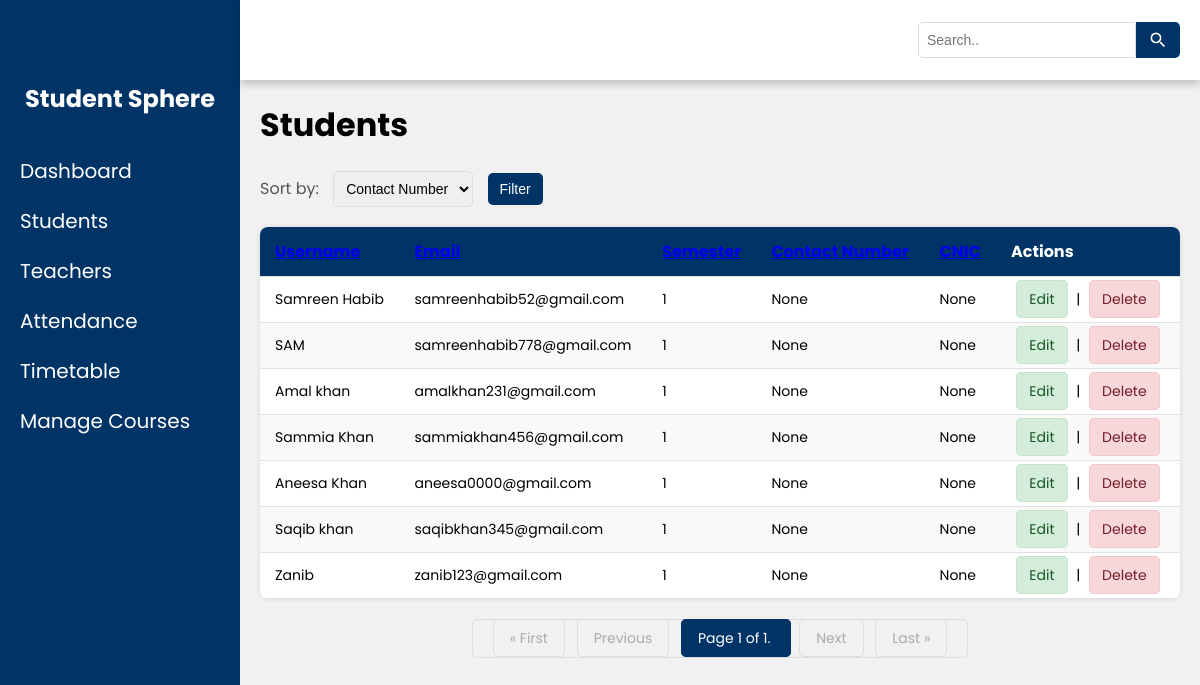
Screenshot of /students/?sort=contact_number with the database file from the repository.
### student_management_app/models.py (models this page shows, shortened)
class StudentProfile(models.Model):
    user = models.OneToOneField(
        settings.AUTH_USER_MODEL,
        on_delete=models.CASCADE,
        related_name='student_profile'  # Added related name
    )
    semester = models.IntegerField(
        choices=[(i, f'Semester {i}') for i in range(1, 9)]
    )
    contact_number = models.CharField(max_length=20, blank=True, null=True)
    cnic = models.CharField(max_length=15, blank=True, null=True)

class UserProfile(AbstractUser):
    ROLE_CHOICES = [
        ('student', 'Student'),
        ('teacher', 'Teacher'),
        ('admin', 'Admin'),
    ]
    role = models.CharField(max_length=10, choices=ROLE_CHOICES, default='student')

### student_management_app/views.py (the view, shortened to what this page needs)
# urls.py: path('students/', views.student_list, name='student_list'), # Corrected line
def student_list(request):  # Make sure this function exists and is named correctly
    students = StudentProfile.objects.all()
    search_term = request.GET.get('search')
    sort_by = request.GET.get('sort')
    if sort_by:
        if sort_by == 'user__username':
            students = students.order_by('user__username')
        elif sort_by == 'user__email':
            students = students.order_by('user__email')
        elif sort_by == 'semester':
            students = students.order_by('semester')
        elif sort_by == 'contact_number':
            students = students.order_by('contact_number')
        elif sort_by == 'cnic':
            students = students.order_by('cnic')
        else:
            students = students.order_by('pk')  # default sort
    else:
        students = students.order_by('pk')
    paginator = Paginator(students, 10)
    page_number = request.GET.get('page')
    try:
        page_obj = paginator.get_page(page_number)
    except PageNotAnInteger:
        page_obj = paginator.get_page(1)
    except EmptyPage:
        page_obj = paginator.get_page(paginator.num_pages)
    context = {
        'page_obj': page_obj,
        'search_term': search_term,
        'sort_by': sort_by,
    }
    return render(request, 'admin_students.html', context)

### student_management_app/context_processors.py (called while the page is built)
def user_role_processor(request):
    user_role = None
    if request.user.is_authenticated:
        user_role = getattr(request.user, 'role', 'Role_Attribute_Missing_In_Model')
        logger.info(f"Context Processor: User '{request.user.username}' is authenticated. Role found: '{user_role}'")
    else:
        logger.info("Context Processor: User is NOT authenticated.")
    return {'user_role': user_role}

### student_management_app/templates/admin_students.html (shortened to what this page needs)
<!DOCTYPE html>
<html lang="en">
<head>
    <link rel="stylesheet" href="/static/css/style4.css">
</head>
<body>
    <div class="side-menu">
        <br><br>
        <div class="fyp-name">
            <h2>Student Sphere</h2>
        </div>
        <ul>
            <li><a href="{% url 'admin_panel' %}">Dashboard</a></li>
            <li class="active">Students</li>
            <li><a href="{% url 'teacher_list' %}">Teachers</a></li>
            <li><a href="/selectsem/">Attendance</a></li>
            <li class="dropdown">
                <a href="{% url 'admin_timetable' %}">Timetable</a>
            </li>
            <li><a href="{% url 'admin_courses' %}">Manage Courses</a></li>
        </ul>
    </div>
    <div class="container">
        <div class="header">
            <div class="nav">
                <div class="search">
                    <form method="GET" action="{% url 'student_list' %}">
                        <input type="text" name="search" placeholder="Search.." value="{% if search_term %}{{ search_term }}{% endif %}">
                        <button type="submit"><img src="/static/images/search.png/" alt=""></button>
                    </form>
                </div>
            </div>
        </div>
        <div class="content">
            <h1>Students</h1>
            <div class="sorting-options">
                <form method="GET" action="{% url 'student_list' %}">
                    <label for="sort">Sort by:</label>
                    <select name="sort" id="sort">
                        <option value="contact_number" {% if sort_by == 'contact_number' %}selected{% endif %}>Contact Number</option>
                    </select>
                    <button type="submit">Filter</button>
                </form>
            </div>
            <table>
                <thead>
                    <tr>
                        <th><a href="{% url 'student_list' %}?sort=user__username{% if search_term %}&search={{ search_term }}{% endif %}">Username</a></th>
                        <th><a href="{% url 'student_list' %}?sort=user__email{% if search_term %}&search={{ search_term }}{% endif %}">Email</a></th>
                        <th><a href="{% url 'student_list' %}?sort=semester{% if search_term %}&search={{ search_term }}{% endif %}">Semester</a></th>
                        <th><a href="{% url 'student_list' %}?sort=contact_number{% if search_term %}&search={{ search_term }}{% endif %}">Contact Number</a></th>
                        <th><a href="{% url 'student_list' %}?sort=cnic{% if search_term %}&search={{ search_term }}{% endif %}">CNIC</a></th>
                        <th>Actions</th>
                    </tr>
                </thead>
                <tbody>
                    {% for student_profile in page_obj %}
                    <tr>
                        <td>{{ student_profile.user.username }}</td>
                        <td>{{ student_profile.user.email }}</td>
                        <td>{{ student_profile.semester }}</td>
                        <td>{{ student_profile.contact_number }}</td>
                        <td>{{ student_profile.cnic }}</td>
                        <td>
                            <a href="{% url 'student_edit' student_profile.user.pk %}">Edit</a> |
                            <a href="{% url 'student_delete' student_profile.user.pk %}" onclick="confirmDelete(event, '{% url 'student_delete' student_profile.user.pk %}')">Delete</a>
                        </td>
                    </tr>
                    {% empty %}
                    <tr><td colspan="6">No students found.</td></tr>
                    {% endfor %}
                </tbody>
            </table>
            <div class="pagination">
                <span class="step-links">
                    {% if page_obj.has_previous %}
                        <a href="?page=1{% if search_term %}&search={{ search_term }}{% endif %}{% if sort_by %}&sort={{ sort_by }}{% endif %}">&laquo; First</a>
                        <a href="?page={{ page_obj.previous_page_number }}{% if search_term %}&search={{ search_term }}{% endif %}{% if sort_by %}&sort={{ sort_by }}{% endif %}">Previous</a>
                    {% else %}
                        <span class="disabled">&laquo; First</span>
                        <span class="disabled">Previous</span>
                    {% endif %}
                    <span class="current">
                        Page {{ page_obj.number }} of {{ page_obj.paginator.num_pages }}.
                    </span>
                    {% if page_obj.has_next %}
                        <a href="?page={{ page_obj.next_page_number }}{% if search_term %}&search={{ search_term }}{% endif %}{% if sort_by %}&sort={{ sort_by }}{% endif %}">Next</a>
                        <a href="?page={{ page_obj.paginator.num_pages }}{% if search_term %}&search={{ search_term }}{% endif %}{% if sort_by %}&sort={{ sort_by }}{% endif %}">Last &raquo;</a>
                    {% else %}
                        <span class="disabled">Next</span>
                        <span class="disabled">Last &raquo;</span>
                    {% endif %}
                </span>
            </div>
        </div>
    </div>
</body>
</html>

### student_management_app/static/css/style4.css (style rules this page uses)
body { font-family: 'Poppins', sans-serif; background-color: #f1f1f1; margin: 0; padding: 0; display: flex; min-height: 100vh; }
.container .header .nav { display: flex; align-items: center; width: auto; justify-content: flex-end; }
.container .header .nav .search { display: flex; align-items: center; margin-left: 20px; }
.container .header .nav .search form { display: flex; }
.container .header .nav .search input[type=text] { border: 1px solid #ddd; padding: 8px; border-radius: 5px 0 0 5px; margin-right: 0; width: 200px; font-size: 14px; }
.container .header .nav .search button { width: auto; height: auto; border: none; display: flex; align-items: center; justify-content: center; background-color: #003366; border-radius: 0 5px 5px 0; cursor: pointer; padding: 8px 12px; }
.container .header .nav .search button img { width: 20px; height: 20px; filter: brightness(0) invert(1); }
.content { position: relative; margin-top: 60px; min-height: 90vh; background: #f1f1f1; padding: 20px; box-sizing: border-box; }
.sorting-options { margin-bottom: 20px; display: flex; align-items: center; }
.sorting-options label { margin-right: 10px; font-size: 16px; color: #555; }
.sorting-options select { padding: 8px; border-radius: 5px; border: 1px solid #ddd; font-size: 14px; margin-right: 10px; }
.content table { width: 100%; border-collapse: collapse; margin-top: 20px; box-shadow: 0 0 5px rgba(0, 0, 0, 0.1); border-radius: 8px; overflow: hidden; background-color: white; }
.content th, .content td { padding: 12px 15px; text-align: left; border-bottom: 1px solid #e0e0e0; font-size: 14px; }
.content th { background-color: #003366; color: white; font-weight: bold; font-size: 16px; }
.content tbody tr:nth-child(even) { background-color: #f9f9f9; }
.content td a { color: #0055a5; text-decoration: none; margin-right: 10px; transition: color 0.3s ease; font-size: 16px; }
.content tbody tr td:last-child { text-align: center; }
.content tbody tr td:last-child a { margin: 0 5px; padding: 8px 12px; border-radius: 5px; font-size: 14px; }
.content tbody tr td:last-child a:first-child { background-color: #d4edda; color: #155724; border: 1px solid #c3e6cb; }
.content tbody tr td:last-child a:last-child { background-color: #f8d7da; color: #721c24; border: 1px solid #f5c6cb; }
.pagination { display: flex; justify-content: center; margin-top: 20px; }
.pagination a, .pagination span { padding: 8px 16px; text-decoration: none; border: 1px solid #ddd; margin: 0 4px; border-radius: 5px; color: #333; font-size: 14px; }
.pagination .current { background-color: #003366; color: white; border-color: #003366; }
.pagination .disabled { color: #aaa; pointer-events: none; border-color: #ddd; }
.sorting-options button { background-color: #003366; color: white; border: none; padding: 8px 12px; border-radius: 5px; cursor: pointer; font-size: 14px; }
.side-menu { position: fixed; background: #003366; width: 20vw; min-height: 100vh; display: flex; flex-direction: column; }
.side-menu .fyp-name { color: white; height: 12vh; display: flex; align-items: center; justify-content: center; }
.side-menu ul { list-style: none; padding: 0; margin: 0; width: 100%; }
.side-menu li { font-size: 20px; padding: 10px 20px; color: white; display: flex; align-items: flex-start; justify-content: flex-start; list-style: none; }
.side-menu ul li a { text-decoration: none; color: inherit; display: block; }
.dropdown { position: relative; }
.container { position: absolute; right: 0; width: 80vw; height: 100vh; background: #f1f1f1; }
.container .header { position: fixed; top: 0; right: 0; width: 80vw; height: 10vh; background: white; display: flex; align-items: center; justify-content: flex-end; box-shadow: 0 4px 8px 0 rgba(0, 0, 0, 0.2); z-index: 1; padding: 0 20px; box-sizing: border-box; }

### rows the page displays
StudentProfile: user.username "Samreen Habib", user.email "samreenhabib52@gmail.com", semester "1", contact_number "None", cnic "None"
StudentProfile: user.username "SAM", user.email "samreenhabib778@gmail.com", semester "1", contact_number "None", cnic "None"
StudentProfile: user.username "Amal khan", user.email "amalkhan231@gmail.com", semester "1", contact_number "None", cnic "None"
StudentProfile: user.username "Sammia Khan", user.email "sammiakhan456@gmail.com", semester "1", contact_number "None", cnic "None"
StudentProfile: user.username "Aneesa Khan", user.email "aneesa0000@gmail.com", semester "1", contact_number "None", cnic "None"
StudentProfile: user.username "Saqib khan", user.email "saqibkhan345@gmail.com", semester "1", contact_number "None", cnic "None"
StudentProfile: user.username "Zanib", user.email "zanib123@gmail.com", semester "1", contact_number "None", cnic "None"

### other values shown
{{ page_obj.number }} "1"
{{ page_obj.paginator.num_pages }} "1"
